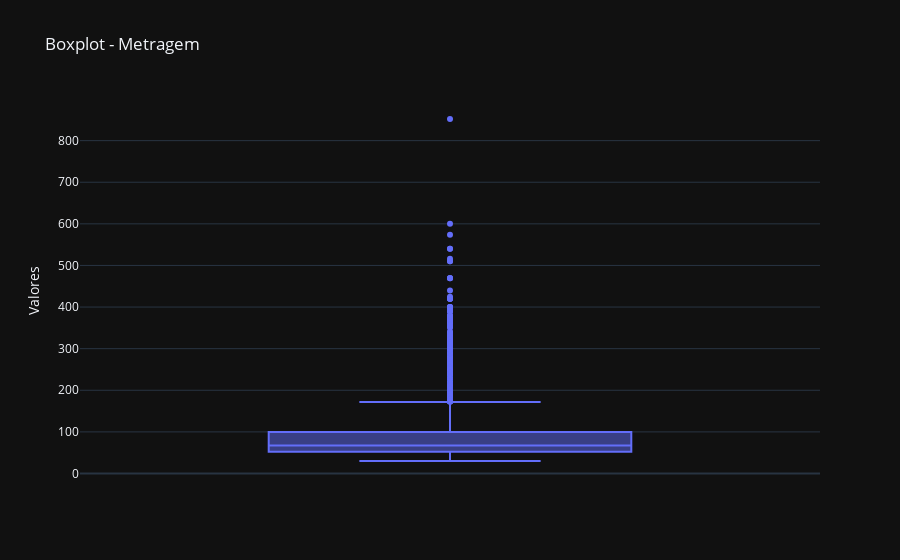

The cell this chart's notebook holds for it:
### Code cell
# BOXPLOT - METRAGEM
fig = px.box(df, y='Metragem', title='Boxplot - Metragem', labels={'Metragem': 'Valores'})
fig.show()

### Figure 1 — Plotly figure (JSON) as saved in the notebook; plotly's stock layout.template omitted (floating-point values rounded to 4 significant figures; data arrays with more than 128 entries replaced by an {"elided": "..."} marker saying what was removed)
{"data": [{"alignmentgroup": "True", "hovertemplate": "Valores=%{y}<extra></extra>", "legendgroup": "", "marker": {"color": "#636efa"}, "name": "", "notched": false, "offsetgroup": "", "orientation": "v", "showlegend": false, "x0": " ", "xaxis": "x", "y": {"elided": "7195 int values"}, "y0": " ", "yaxis": "y", "type": "box"}], "layout": {"xaxis": {"anchor": "y", "domain": [0.0, 1.0]}, "yaxis": {"anchor": "x", "domain": [0.0, 1.0], "title": {"text": "Valores"}}, "legend": {"tracegroupgap": 0}, "title": {"text": "Boxplot - Metragem"}, "boxmode": "group"}}
